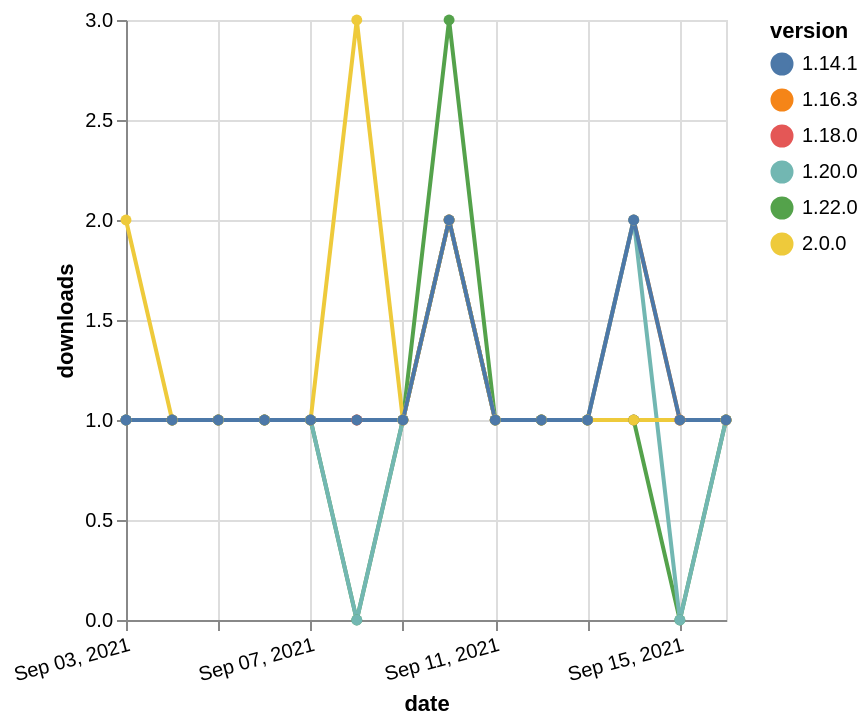

The specification (Vega-Lite) saved for this image:
### Vega-Lite specification from a JSON file in a GitHub repository (floating-point values rounded to 4 significant figures)
{"$schema": "https://vega.github.io/schema/vega-lite/v5.json", "description": "A simple bar chart with embedded data.", "data": {"values": [{"date": "2021-09-03", "total": 210, "delta": 1, "version": "1.16.3"}, {"date": "2021-09-04", "total": 211, "delta": 1, "version": "1.16.3"}, {"date": "2021-09-05", "total": 212, "delta": 1, "version": "1.16.3"}, {"date": "2021-09-06", "total": 213, "delta": 1, "version": "1.16.3"}, {"date": "2021-09-07", "total": 214, "delta": 1, "version": "1.16.3"}, {"date": "2021-09-08", "total": 215, "delta": 1, "version": "1.16.3"}, {"date": "2021-09-09", "total": 216, "delta": 1, "version": "1.16.3"}, {"date": "2021-09-10", "total": 218, "delta": 2, "version": "1.16.3"}, {"date": "2021-09-11", "total": 219, "delta": 1, "version": "1.16.3"}, {"date": "2021-09-12", "total": 220, "delta": 1, "version": "1.16.3"}, {"date": "2021-09-13", "total": 221, "delta": 1, "version": "1.16.3"}, {"date": "2021-09-14", "total": 223, "delta": 2, "version": "1.16.3"}, {"date": "2021-09-15", "total": 224, "delta": 1, "version": "1.16.3"}, {"date": "2021-09-16", "total": 225, "delta": 1, "version": "1.16.3"}, {"date": "2021-09-03", "total": 197, "delta": 1, "version": "1.18.0"}, {"date": "2021-09-04", "total": 198, "delta": 1, "version": "1.18.0"}, {"date": "2021-09-05", "total": 199, "delta": 1, "version": "1.18.0"}, {"date": "2021-09-06", "total": 200, "delta": 1, "version": "1.18.0"}, {"date": "2021-09-07", "total": 201, "delta": 1, "version": "1.18.0"}, {"date": "2021-09-08", "total": 202, "delta": 1, "version": "1.18.0"}, {"date": "2021-09-09", "total": 203, "delta": 1, "version": "1.18.0"}, {"date": "2021-09-10", "total": 205, "delta": 2, "version": "1.18.0"}, {"date": "2021-09-11", "total": 206, "delta": 1, "version": "1.18.0"}, {"date": "2021-09-12", "total": 207, "delta": 1, "version": "1.18.0"}, {"date": "2021-09-13", "total": 208, "delta": 1, "version": "1.18.0"}, {"date": "2021-09-14", "total": 209, "delta": 1, "version": "1.18.0"}, {"date": "2021-09-15", "total": 210, "delta": 1, "version": "1.18.0"}, {"date": "2021-09-16", "total": 211, "delta": 1, "version": "1.18.0"}, {"date": "2021-09-03", "total": 207, "delta": 1, "version": "1.22.0"}, {"date": "2021-09-04", "total": 208, "delta": 1, "version": "1.22.0"}, {"date": "2021-09-05", "total": 209, "delta": 1, "version": "1.22.0"}, {"date": "2021-09-06", "total": 210, "delta": 1, "version": "1.22.0"}, {"date": "2021-09-07", "total": 211, "delta": 1, "version": "1.22.0"}, {"date": "2021-09-08", "total": 211, "delta": 0, "version": "1.22.0"}, {"date": "2021-09-09", "total": 212, "delta": 1, "version": "1.22.0"}, {"date": "2021-09-10", "total": 215, "delta": 3, "version": "1.22.0"}, {"date": "2021-09-11", "total": 216, "delta": 1, "version": "1.22.0"}, {"date": "2021-09-12", "total": 217, "delta": 1, "version": "1.22.0"}, {"date": "2021-09-13", "total": 218, "delta": 1, "version": "1.22.0"}, {"date": "2021-09-14", "total": 219, "delta": 1, "version": "1.22.0"}, {"date": "2021-09-15", "total": 219, "delta": 0, "version": "1.22.0"}, {"date": "2021-09-16", "total": 220, "delta": 1, "version": "1.22.0"}, {"date": "2021-09-03", "total": 181, "delta": 1, "version": "1.20.0"}, {"date": "2021-09-04", "total": 182, "delta": 1, "version": "1.20.0"}, {"date": "2021-09-05", "total": 183, "delta": 1, "version": "1.20.0"}, {"date": "2021-09-06", "total": 184, "delta": 1, "version": "1.20.0"}, {"date": "2021-09-07", "total": 185, "delta": 1, "version": "1.20.0"}, {"date": "2021-09-08", "total": 185, "delta": 0, "version": "1.20.0"}, {"date": "2021-09-09", "total": 186, "delta": 1, "version": "1.20.0"}, {"date": "2021-09-10", "total": 188, "delta": 2, "version": "1.20.0"}, {"date": "2021-09-11", "total": 189, "delta": 1, "version": "1.20.0"}, {"date": "2021-09-12", "total": 190, "delta": 1, "version": "1.20.0"}, {"date": "2021-09-13", "total": 191, "delta": 1, "version": "1.20.0"}, {"date": "2021-09-14", "total": 193, "delta": 2, "version": "1.20.0"}, {"date": "2021-09-15", "total": 193, "delta": 0, "version": "1.20.0"}, {"date": "2021-09-16", "total": 194, "delta": 1, "version": "1.20.0"}, {"date": "2021-09-03", "total": 125, "delta": 2, "version": "2.0.0"}, {"date": "2021-09-04", "total": 126, "delta": 1, "version": "2.0.0"}, {"date": "2021-09-05", "total": 127, "delta": 1, "version": "2.0.0"}, {"date": "2021-09-06", "total": 128, "delta": 1, "version": "2.0.0"}, {"date": "2021-09-07", "total": 129, "delta": 1, "version": "2.0.0"}, {"date": "2021-09-08", "total": 132, "delta": 3, "version": "2.0.0"}, {"date": "2021-09-09", "total": 133, "delta": 1, "version": "2.0.0"}, {"date": "2021-09-10", "total": 135, "delta": 2, "version": "2.0.0"}, {"date": "2021-09-11", "total": 136, "delta": 1, "version": "2.0.0"}, {"date": "2021-09-12", "total": 137, "delta": 1, "version": "2.0.0"}, {"date": "2021-09-13", "total": 138, "delta": 1, "version": "2.0.0"}, {"date": "2021-09-14", "total": 139, "delta": 1, "version": "2.0.0"}, {"date": "2021-09-15", "total": 140, "delta": 1, "version": "2.0.0"}, {"date": "2021-09-16", "total": 141, "delta": 1, "version": "2.0.0"}, {"date": "2021-09-03", "total": 259, "delta": 1, "version": "1.14.1"}, {"date": "2021-09-04", "total": 260, "delta": 1, "version": "1.14.1"}, {"date": "2021-09-05", "total": 261, "delta": 1, "version": "1.14.1"}, {"date": "2021-09-06", "total": 262, "delta": 1, "version": "1.14.1"}, {"date": "2021-09-07", "total": 263, "delta": 1, "version": "1.14.1"}, {"date": "2021-09-08", "total": 264, "delta": 1, "version": "1.14.1"}, {"date": "2021-09-09", "total": 265, "delta": 1, "version": "1.14.1"}, {"date": "2021-09-10", "total": 267, "delta": 2, "version": "1.14.1"}, {"date": "2021-09-11", "total": 268, "delta": 1, "version": "1.14.1"}, {"date": "2021-09-12", "total": 269, "delta": 1, "version": "1.14.1"}, {"date": "2021-09-13", "total": 270, "delta": 1, "version": "1.14.1"}, {"date": "2021-09-14", "total": 272, "delta": 2, "version": "1.14.1"}, {"date": "2021-09-15", "total": 273, "delta": 1, "version": "1.14.1"}, {"date": "2021-09-16", "total": 274, "delta": 1, "version": "1.14.1"}]}, "width": "container", "mark": {"type": "line", "point": {"filled": true}}, "encoding": {"x": {"field": "date", "type": "temporal", "timeUnit": "yearmonthdate", "title": "date", "axis": {"labelAngle": -15}}, "y": {"field": "delta", "type": "quantitative", "title": "downloads"}, "color": {"field": "version", "type": "nominal"}, "tooltip": {"field": "delta"}}}
